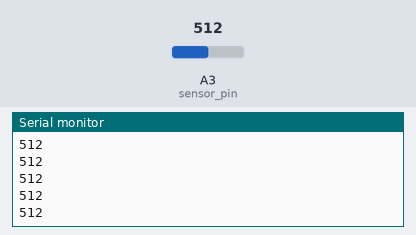
The sketch below on a simulated Arduino Uno, built with avr-gcc and run on an emulated ATmega328P. On the bench: the last lines printed to the serial monitor. The test bench sets the inputs (shaded band); at power-on: A3 (sensor_pin) = 512.

Above: at 1.2 s.
1.3 s: A3 (sensor_pin) set to 716
At 1.56 s:
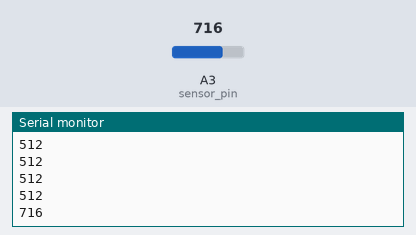
2.8 s: A3 (sensor_pin) set to 900
At 2.96 s:
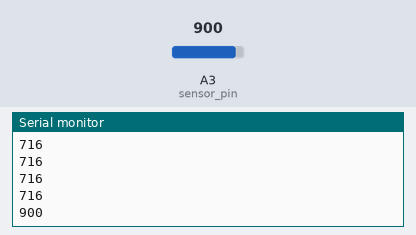
Timing chart, 0 to 5.8 s (numbered marks = the images above; inputs shaded):
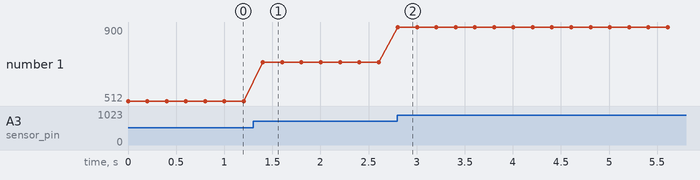

Measured:
- after the input at 1.3 s, the serial monitor: prints a new line after 0.10 s (image 1)
- after the input at 2.8 s, the serial monitor: prints a new line at once (image 2)
- plotted number 1: 512 → 716 after the input at 1.3 s, 716 → 900 after the input at 2.8 s

The sketch:

data-sender.ino
```cpp
// (licence header left out)
// define sensor pin (analog pin3)
int sensor_pin = A3;

void setup() {
  // set things here
  Serial.begin(9600);  // init serial communication at 9600 bps
}

void loop() {
  // mainloop
  int sensorValue = analogRead(sensor_pin); // read the input on analog pin A3:
  Serial.println(sensorValue);              // send data over serial

  delay(200);                               // a little delay to make things work better
}
```
